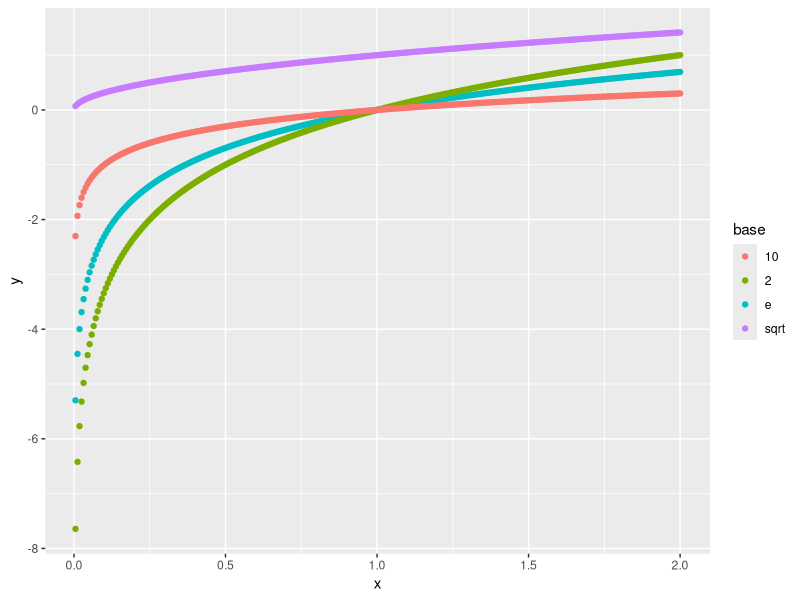

This figure's R source:
#To address the thresholds that turn up negative if HC2013 fit to speed, 
#what transformation should be used?

basic<-data.frame(x=seq(.005,2,length.out=300))
basic$y = log(basic$x)
basic$base<-"e"
df<-basic

basic$y = log2(basic$x)
basic$base<- "2"
df<-rbind(df,basic)

basic$y = log10(basic$x)
basic$base<- "10"
df<-rbind(df,basic)

basic$y = sqrt(basic$x)
basic$base<- "sqrt"
df<-rbind(df,basic)

require(ggplot2)
g<- ggplot(df, aes(x=x,y=y,color=base) )
g<-g + geom_point()
show(g)

#They differ by a multiplicative factor
subset(df,base=="2")$y / subset(df,base=="10")$y 
#So they are linear transformation of each other, does that mean that all logs
#will fit equally well?